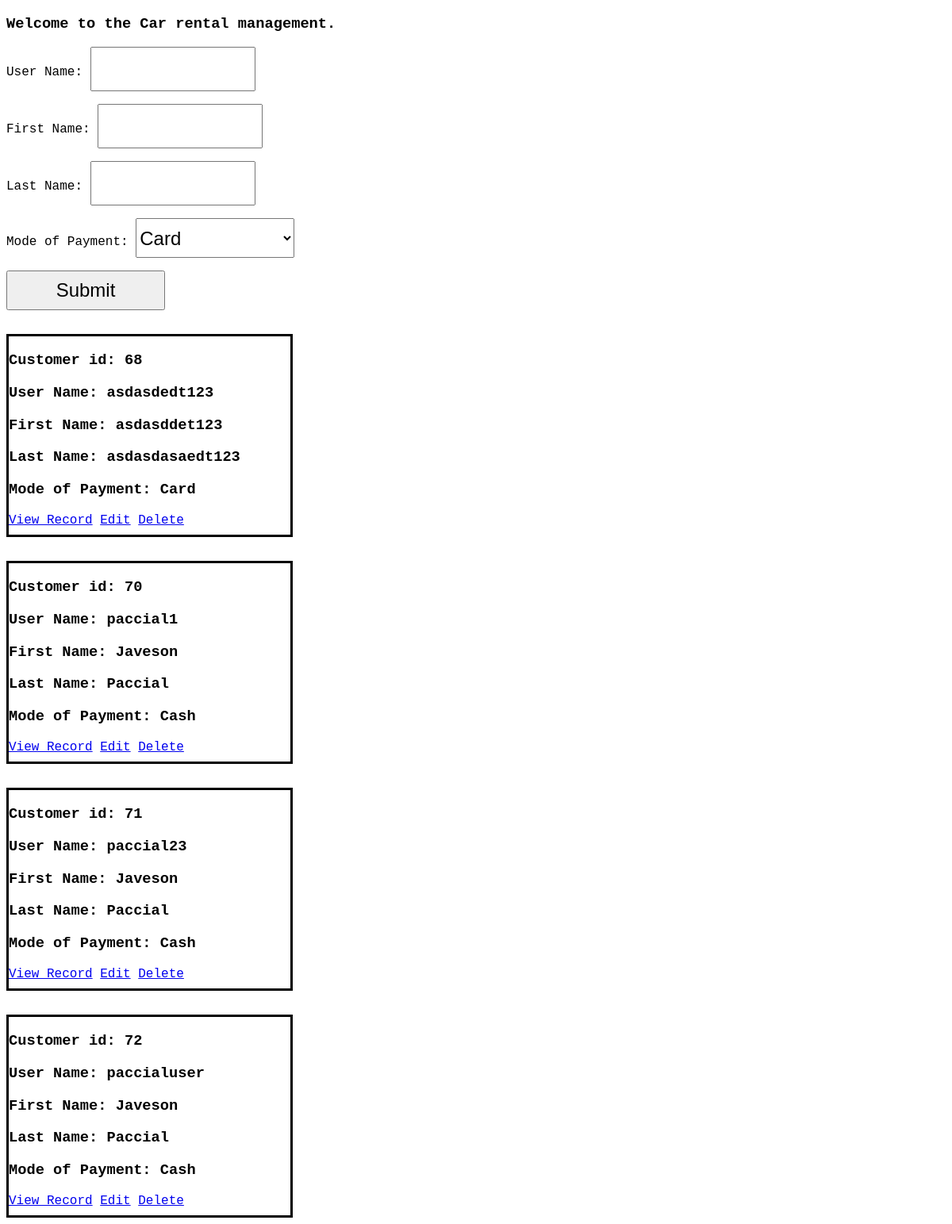
The page / on the database its author committed.
### tables this page shows
CREATE TABLE `customer_rental` (
  `customer_id` int(11) NOT NULL,
  `first_name` varchar(50) DEFAULT NULL,
  `last_name` varchar(50) DEFAULT NULL,
  `paymentmode` varchar(50) DEFAULT NULL,
  `username` varchar(50) DEFAULT NULL
);

### core/models.php (called while the page is built, shortened)
<?php
function seeRecord($pdo){
    $sql = "SELECT * FROM customer_rental";
    $stmt = $pdo ->prepare($sql);
    if($stmt -> execute()){
        return $stmt -> fetchAll();
    }
}
?>

### index.php (the view, shortened to what this page needs)
<?php require_once 'core/dbConfig.php'?>
<?php require_once 'core/models.php'?>
<!DOCTYPE html>
<html lang="en">
<head>
</head>
<body>
<h3>Welcome to the Car rental management.</h3>
	<form action="core/handleforms.php" method="POST">
        <p><label for="username">User Name:</label> <input type="text" name="username" required></p>
		<p><label for="firstname">First Name:</label> <input type="text" name="firstname" required></p>
		<p><label for="lastname">Last Name:</label> <input type="text" name="lastname"required></p>
		<p><label for="paymentmode">Mode of Payment:</label>
            <select name = "paymentmode" required>
                <option value = "Card"> Card</option>
            </select>
        <p><input type="submit" name="Submitbtn"></p>
    </form>
<?php
$seeRecord = seeRecord($pdo);
foreach ($seeRecord as $row) { ?>
    <div class="container" style="border-style: solid; width: 30%; height: 250px; margin-top: 30px;">
        <h3>Customer id: <?php echo $row['customer_id']; ?></h3>
        <h3>User Name: <?php echo $row['username']; ?></h3>
        <h3>First Name: <?php echo $row['first_name']; ?></h3>
        <h3>Last Name: <?php echo $row['last_name']; ?></h3>
        <h3>Mode of Payment: <?php echo $row['paymentmode']; ?></h3>
        <a href="viewrecord.php?customer_id=<?php echo $row['customer_id']; ?>">View Record</a>
        <a href="editrecord.php?customer_id=<?php echo $row['customer_id']; ?>">Edit</a>
        <a href="deleterecord.php?customer_id=<?php echo $row['customer_id']; ?>">Delete</a>
    </div>
<?php } ?>
</body>
</html>

### index.php (style rules this page uses)
body { font-family: 'Courier New', Courier, monospace; }
input { font-size: 1.5em; height: 50px; width: 200px; }
select { font-size: 1.5em; height: 50px; width: 200px; }

### rows shown on the page
customer_rental: customer_id "68", username "asdasdedt123", first_name "asdasddet123", last_name "asdasdasaedt123", paymentmode "Card"
customer_rental: customer_id "70", username "paccial1", first_name "Javeson", last_name "Paccial", paymentmode "Cash"
customer_rental: customer_id "71", username "paccial23", first_name "Javeson", last_name "Paccial", paymentmode "Cash"
customer_rental: customer_id "72", username "paccialuser", first_name "Javeson", last_name "Paccial", paymentmode "Cash"
